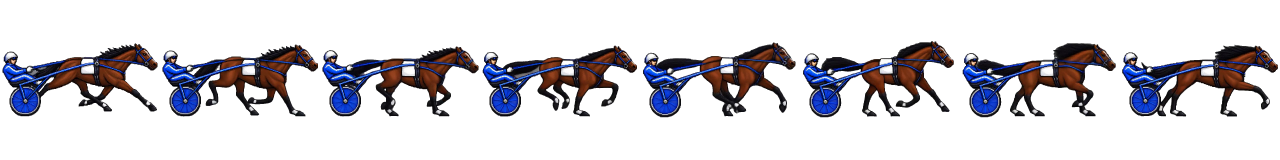
#> input picture mockups/pixel/fe8_raw.webp, 5120 x 640 px (shown at 1/4 size)
$ python fe_prep.py ../../../../../mockups/pixel/fe8_raw.webp 5 ../../../../../mockups/pixel/fe8_cycle.png
#> lines starting #> are read from the running program, lines starting #| are printed output that depends on the picture
"""Turn a frame-engine spritesheet (made from the 3x upscaled racing sprite) back into a crisp
pixel-scale cycle: trim to a shared box, shrink to the 242-px sprite grid, then pin the body dead
level at the saddle pad with fix_pace.   python mockups/pixel/fe_prep.py fe8_raw.webp 8 fe8_cycle.png"""
import os, subprocess, sys
from PIL import Image

HERE = os.path.dirname(os.path.abspath(__file__))
src, n, dst = sys.argv[1], int(sys.argv[2]), sys.argv[3]
im = Image.open(os.path.join(HERE, src)).convert("RGBA"); fw = im.width // n; fh = im.height
#> further down, im is the input picture: PIL image 5120x640 RGBA; mean R, G, B, A 12.4, 10.8, 15.5, 54.8
#> after `fw = im.width // n`: fw = 1024
#> after `fh = im.height`: fh = 640
fr = [im.crop((i * fw, 0, (i + 1) * fw, fh)) for i in range(n)]
#> fr = 5 items
bb = [f.getchannel("A").point(lambda a: 255 if a > 40 else 0).getbbox() for f in fr]
#> bb = [(10, 173, 1024, 466), (0, 178, 1024, 466), (0, 179, 1024, 469), (0, 164, 1024, 469), (0, 173, 1016, 466)]
x0 = min(b[0] for b in bb); y0 = min(b[1] for b in bb); x1 = max(b[2] for b in bb); y1 = max(b[3] for b in bb)
#> after `x0 = min((b[0] for b in bb))`: x0 = 0
#> after `y0 = min((b[1] for b in bb))`: y0 = 164
#> after `x1 = max((b[2] for b in bb))`: x1 = 1024
#> after `y1 = max((b[3] for b in bb))`: y1 = 469
W = round((x1 - x0) * 242 / 726); H = round((y1 - y0) * W / (x1 - x0))     # the source was a 3x upscale of a 242-wide sprite
#> after `W = round((x1 - x0) * 242 / 726)`: W = 341
#> after `H = round((y1 - y0) * W / (x1 - x0))`: H = 102
sheet = Image.new("RGBA", (W * n, H))
#> sheet: PIL image 1705x102 RGBA; every value is 0
for i, f in enumerate(fr):
    sheet.paste(f.crop((x0, y0, x1, y1)).resize((W, H), Image.NEAREST), (i * W, 0))
#> this loop made 5 passes
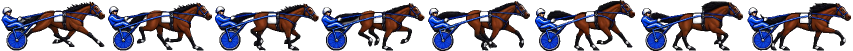
#> sheet: PIL image 1705x102 RGBA (shown at 1/2 size); mean R, G, B, A 26.2, 22.6, 32.6, 115.2; transparent parts drawn white
raw = dst.replace(".png", "_raw.png"); sheet.save(os.path.join(HERE, raw))
subprocess.run([sys.executable, os.path.join(HERE, "fix_pace.py"), raw, str(n), dst, "--bob", "0", "--anchor", "pad"], check=True)
#> (this line was passed over: subprocess is not available in this run)
print("frame", W, H, "->", dst)
#| frame 341 102 -> ../../../../../mockups/pixel/fe8_cycle.png

$ run again, with mockups/pixel/fe12_raw.webp copied over mockups/pixel/fe8_raw.webp
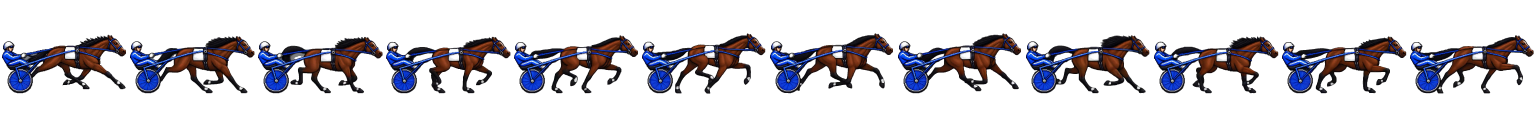
#> input picture mockups/pixel/fe12_raw.webp, 7680 x 640 px (shown at 1/5 size)
#> im is the input picture: PIL image 7680x640 RGBA; mean R, G, B, A 12.3, 10.5, 15.4, 54.3
#> fr = 5 items
#> bb = [(10, 174, 1536, 466), (0, 184, 1536, 466), (0, 166, 1536, 468), (0, 167, 1536, 466), (0, 176, 1524, 467)]
#> x0 = 0
#> y0 = 166
#> x1 = 1536
#> y1 = 468
#> W = 512
#> H = 101
#> the loop `for i, f in enumerate(fr):` made 5 passes
#> after the loop `for i, f in enumerate(fr):`:
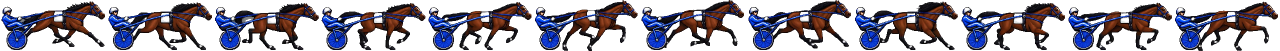
#> sheet: PIL image 2560x101 RGBA (shown at 1/2 size); mean R, G, B, A 26.1, 22.3, 32.6, 115.3; transparent parts drawn white
#| frame 512 101 -> ../../../../../mockups/pixel/fe8_cycle.png

$ run again, with mockups/pixel/fe_raw.webp copied over mockups/pixel/fe8_raw.webp
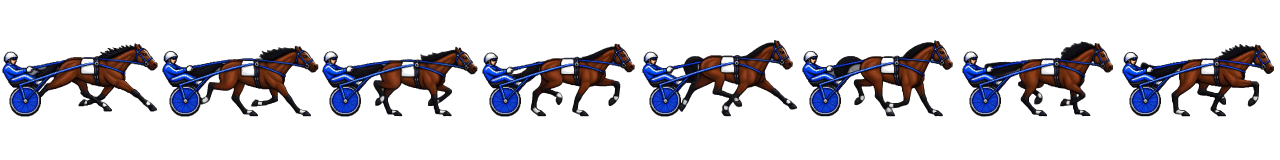
#> input picture mockups/pixel/fe_raw.webp, 5120 x 640 px (shown at 1/4 size)
#> im is the input picture: PIL image 5120x640 RGBA; mean R, G, B, A 12.3, 10.7, 15.4, 54.2
#> fr = 5 items
#> bb = [(10, 173, 1024, 466), (0, 183, 1024, 466), (0, 171, 1024, 466), (0, 160, 1024, 466), (0, 166, 1000, 465)]
#> x0 = 0
#> y0 = 160
#> x1 = 1024
#> y1 = 466
#> W = 341
#> H = 102
#> the loop `for i, f in enumerate(fr):` made 5 passes
#> after the loop `for i, f in enumerate(fr):`:
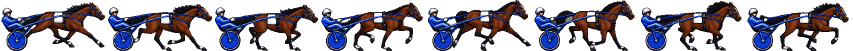
#> sheet: PIL image 1705x102 RGBA (shown at 1/2 size); mean R, G, B, A 25.7, 22.2, 32.2, 113.5; transparent parts drawn white
#| frame 341 102 -> ../../../../../mockups/pixel/fe8_cycle.png

$ run again, with mockups/pixel/pace12_raw.webp copied over mockups/pixel/fe8_raw.webp
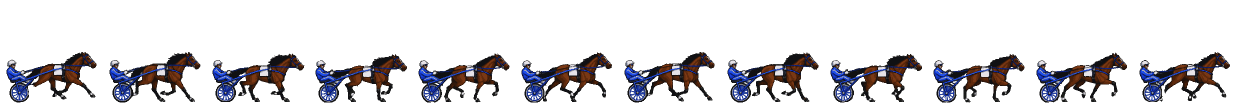
#> input picture mockups/pixel/pace12_raw.webp, 2472 x 206 px (shown at 1/2 size)
#> im is the input picture: PIL image 2472x206 RGBA; mean R, G, B, A 11.3, 9.6, 12.6, 49.8
#> fr = 5 items
#> bb = [(13, 104, 494, 205), (0, 107, 494, 205), (0, 104, 494, 205), (0, 105, 494, 205), (0, 104, 484, 205)]
#> x0 = 0
#> y0 = 104
#> x1 = 494
#> y1 = 205
#> W = 165
#> H = 34
#> the loop `for i, f in enumerate(fr):` made 5 passes
#> after the loop `for i, f in enumerate(fr):`:
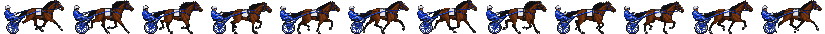
#> sheet: PIL image 825x34 RGBA; mean R, G, B, A 23.3, 19.7, 25.9, 102.7; transparent parts drawn white
#| frame 165 34 -> ../../../../../mockups/pixel/fe8_cycle.png
